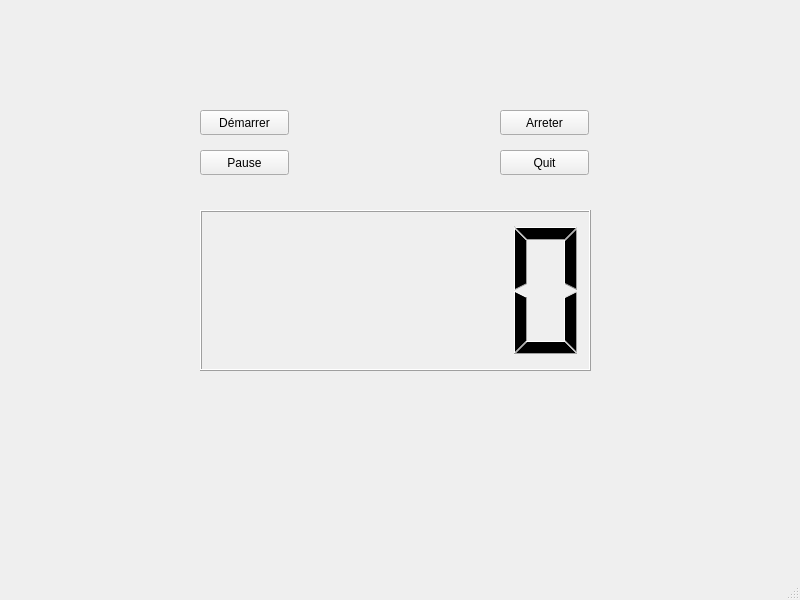
<?xml version="1.0" encoding="UTF-8"?>
<ui version="4.0">
 <class>MainWindow</class>
 <widget class="QMainWindow" name="MainWindow">
  <property name="geometry">
   <rect>
    <x>0</x>
    <y>0</y>
    <width>800</width>
    <height>600</height>
   </rect>
  </property>
  <property name="windowTitle">
   <string>MainWindow</string>
  </property>
  <widget class="QWidget" name="centralwidget">
   <widget class="QPushButton" name="Demarrer">
    <property name="geometry">
     <rect>
      <x>200</x>
      <y>110</y>
      <width>89</width>
      <height>25</height>
     </rect>
    </property>
    <property name="text">
     <string>Démarrer</string>
    </property>
   </widget>
   <widget class="QPushButton" name="Arreter">
    <property name="geometry">
     <rect>
      <x>500</x>
      <y>110</y>
      <width>89</width>
      <height>25</height>
     </rect>
    </property>
    <property name="text">
     <string>Arreter</string>
    </property>
   </widget>
   <widget class="QPushButton" name="Pause">
    <property name="geometry">
     <rect>
      <x>200</x>
      <y>150</y>
      <width>89</width>
      <height>25</height>
     </rect>
    </property>
    <property name="text">
     <string>Pause</string>
    </property>
   </widget>
   <widget class="QPushButton" name="pushButton_4">
    <property name="geometry">
     <rect>
      <x>500</x>
      <y>150</y>
      <width>89</width>
      <height>25</height>
     </rect>
    </property>
    <property name="text">
     <string>Quit</string>
    </property>
   </widget>
   <widget class="QLCDNumber" name="lcdNumber">
    <property name="geometry">
     <rect>
      <x>200</x>
      <y>210</y>
      <width>391</width>
      <height>161</height>
     </rect>
    </property>
   </widget>
  </widget>
  <widget class="QMenuBar" name="menubar">
   <property name="geometry">
    <rect>
     <x>0</x>
     <y>0</y>
     <width>800</width>
     <height>22</height>
    </rect>
   </property>
  </widget>
  <widget class="QStatusBar" name="statusbar"/>
 </widget>
 <resources/>
 <connections/>
</ui>
